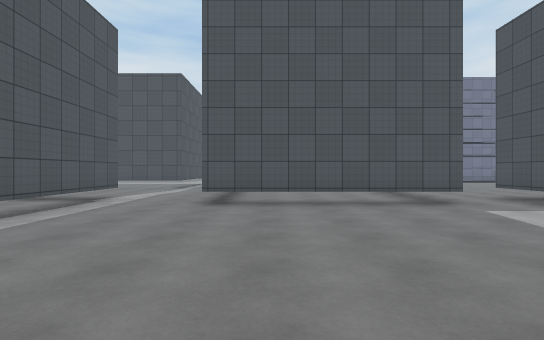
view 1 (above)

23 first-person views from a walk through a 3-D level made in the Unity game engine. The camera is 1.3 m above the floor, looks level and sees 80° across. The floor is counted in squares, 1.8 m on a side. Each view is taken from the middle of a square. On the plan, view 1 faces up. The plan holds only what a view shows up to about 10 squares ahead; the rest is blank. The place goes on beyond the plan. The player character is not drawn. Surface patterns are stand-ins for the level's own textures.

view 2
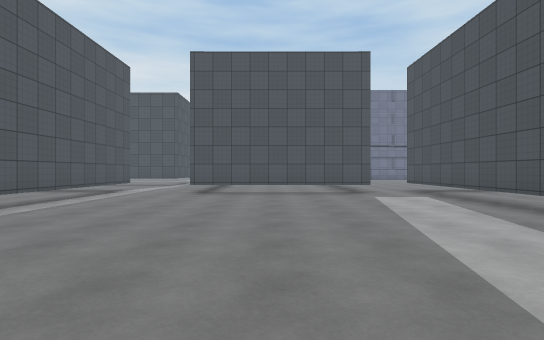

view 3
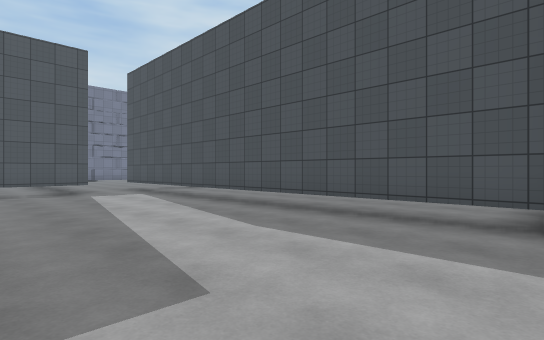

view 4
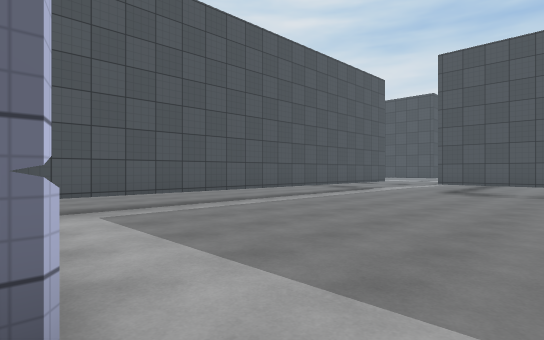

view 5
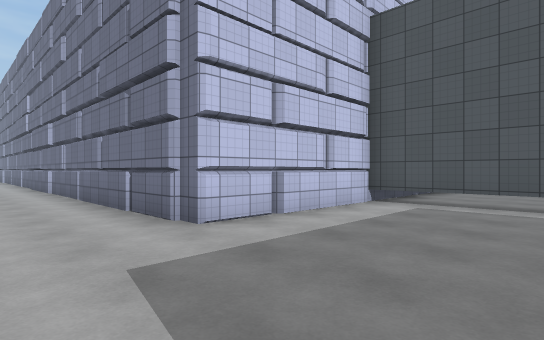

view 6
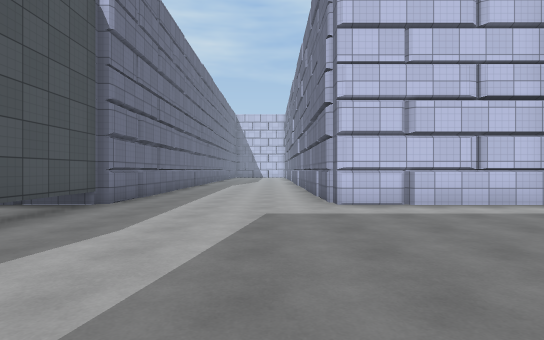

view 7
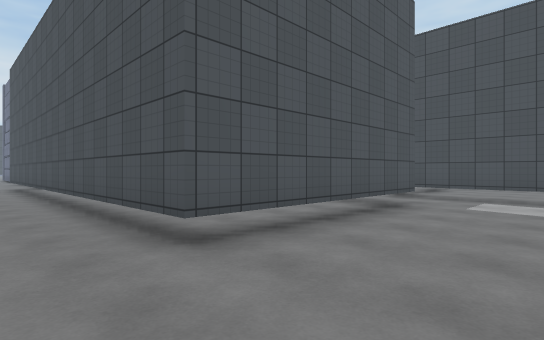

view 8
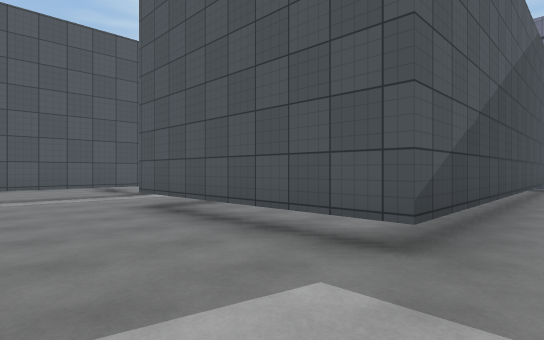

view 9
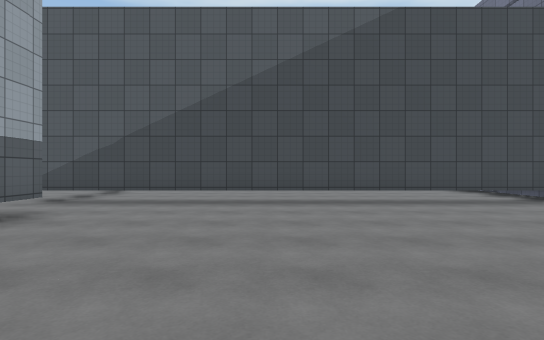

view 10
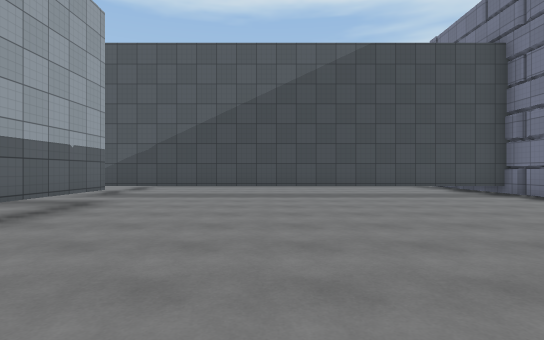

view 11
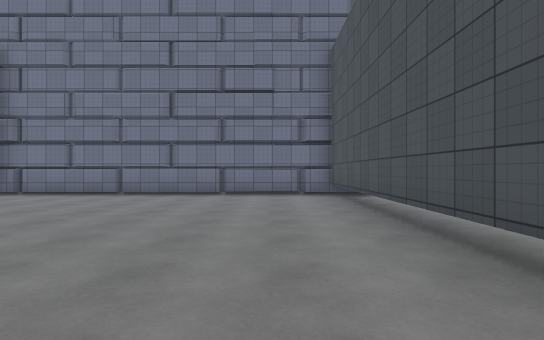

view 12
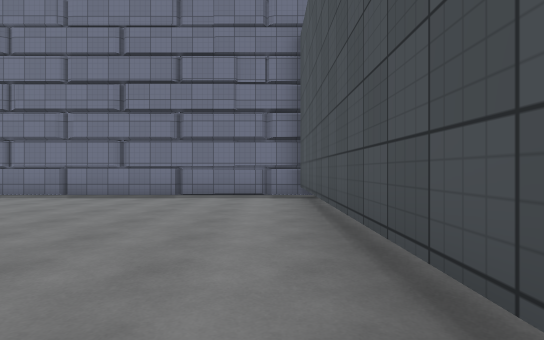

view 13
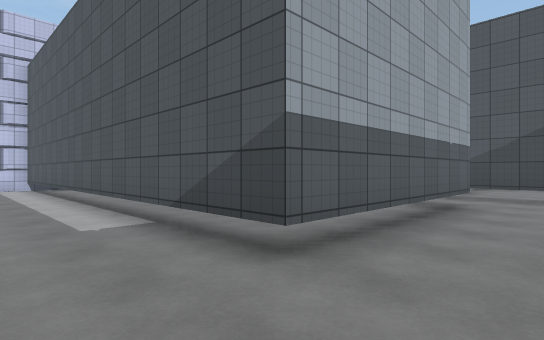

view 14
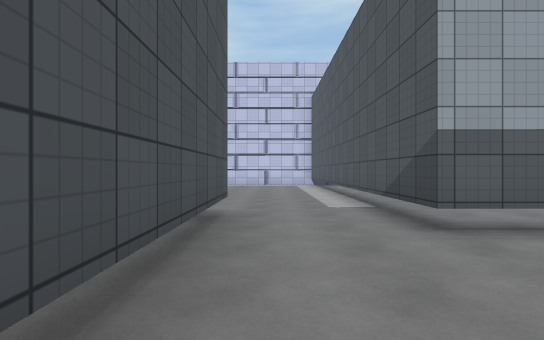

view 15
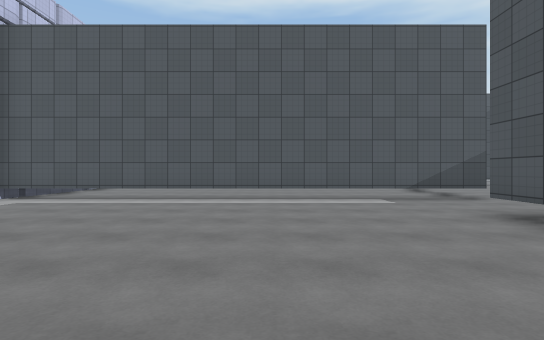

view 16
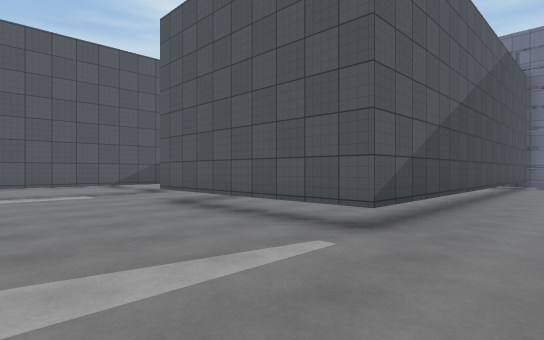

view 17
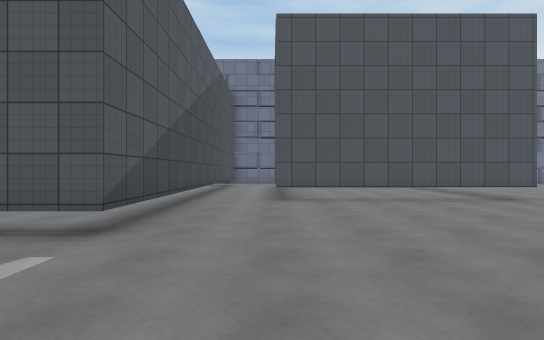

view 18
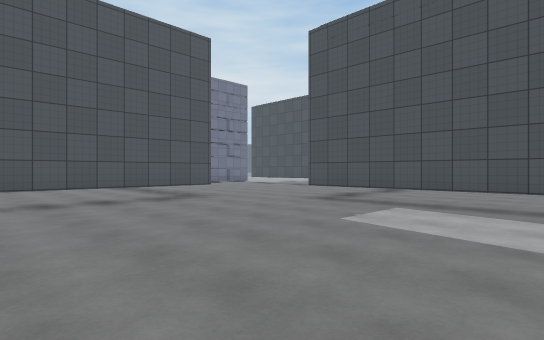

view 19
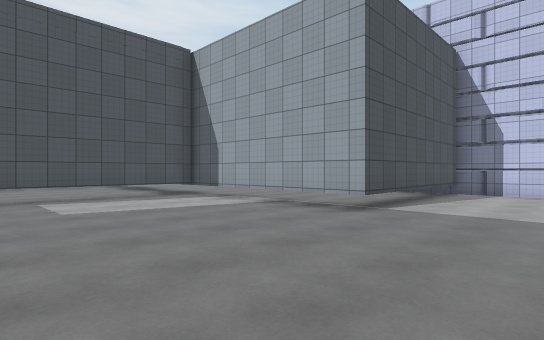

view 20
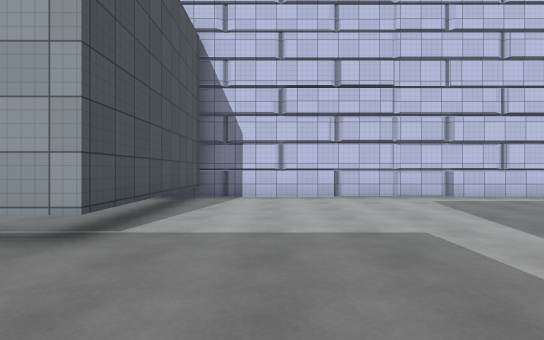

view 21
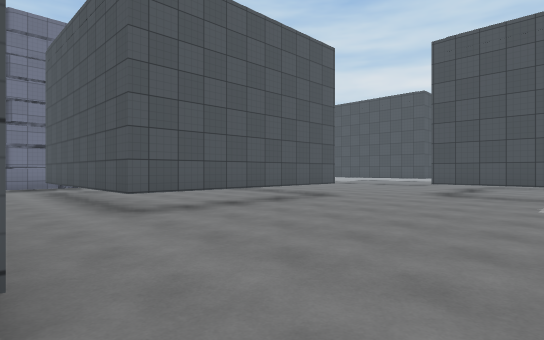

view 22
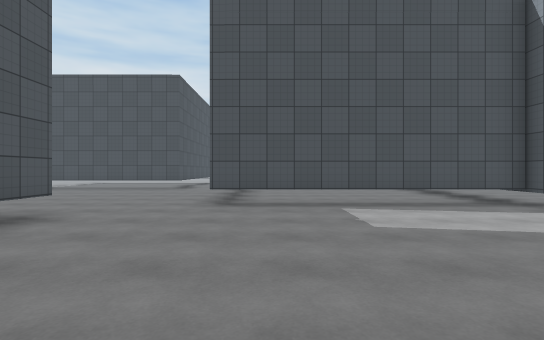

view 23
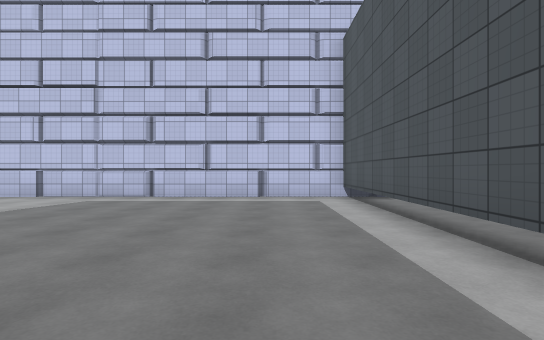

### Floor plan
Key: @ floor where view 1 was taken; # wall or solid block; . floor; T thing the floor can be seen under or through.
Columns run from 5 left of view 1 to 32 right of it. Each row starts with its distance up from view 1.
 19          ###########
 18          #.........#
 17     #    #.........#     ..#
 16    .#    #.........#     .##
 15    .#    #.........#    #.#
 14    .#    #.........#    #.#
 13    .#    #.........#    #.#      .....
 12    .#    #.........#    #.#      .....
 11    .#    #.........#    #.#######.....
 10 ....#    #.........#    #.............
  9 ....#    #.........#    #.............
  8  #..#    #.TTTT##..#    #.........#
  7  #..######.T    #..######.........#
  6  #.........T    #.................#
  5  #.........#    #.................#
  4  #.........#    #.................#
  3  #.........#    #.................#
  2  #.........#    #...........#######
  1  #.........#    #...........#
  0  #...@.....#    #...........#
 -1  #.........#    #...........#
 -2  #.........#    #...........#
 -3  #.........#    #...........#
 -4  #####.....#    #############
 -5      ##....#
 -6       #....#
 -7       #....#

Positions as (right, up) in squares from view 1, and headings:
1: (0, 0), facing up
2: (1, -3), facing up
3: (1, -4), facing up-right
4: (2, -4), facing up-left
5: (3, 0), facing down-left
6: (2, 3), facing down
7: (-3, 4), facing up-right
8: (5, 4), facing up-left
9: (11, 12), facing left
10: (13, 12), facing left
11: (12, 9), facing up
12: (13, 10), facing up
13: (13, 10), facing down-left
14: (13, 12), facing down
15: (19, 3), facing left
16: (21, 3), facing up-left
17: (21, 3), facing up
18: (22, 3), facing up-right
19: (20, 7), facing down-right
20: (21, 5), facing down
21: (19, 5), facing up-right
22: (22, 7), facing right
23: (13, 5), facing down
